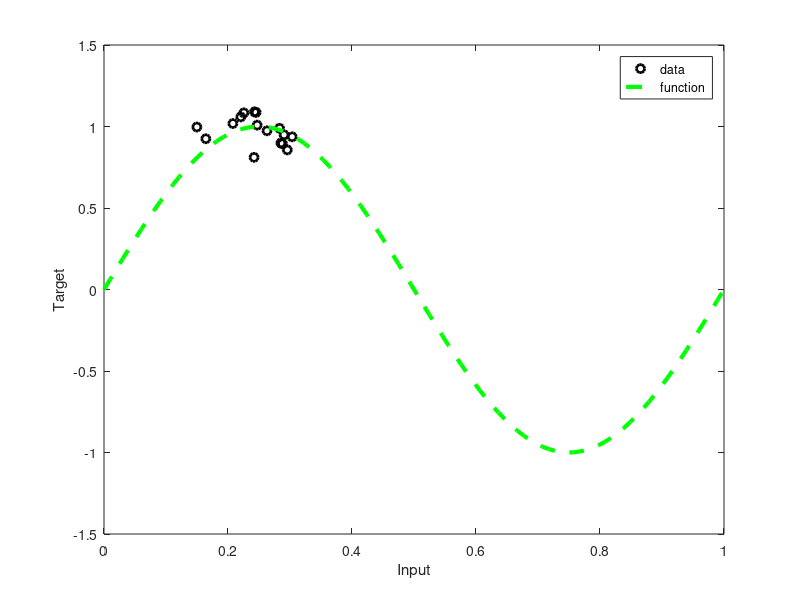

Recreate this plot in MATLAB. (Note: this script raises an error after producing the figure.)
% Modified version of demev1 from netlab
% We changed the plotting style slightly
% and got rid of the annoying pause statements, so the script can be run
% without user intervention


disp('This demonstration illustrates the application of Bayesian')
disp('re-estimation to determine the hyperparameters in a simple regression')
disp('problem. It is based on a local quadratic approximation to a mode of')
disp('the posterior distribution and the evidence maximization framework of')
disp('MacKay.')
disp(' ')
disp('First, we generate a synthetic data set consisting of a single input')
disp('variable x sampled from a Gaussian distribution, and a target variable')
disp('t obtained by evaluating sin(2*pi*x) and adding Gaussian noise.')



% Generate the matrix of inputs x and targets t.

ndata = 16;			% Number of data points.
noise = 0.1;			% Standard deviation of noise distribution.
randn('state', 0);
x = 0.25 + 0.07*randn(ndata, 1);
t = sin(2*pi*x) + noise*randn(size(x));

% Plot the data and the original sine function.
h = figure;
nplot = 200;
plotvals = linspace(0, 1, nplot)';
plot(x, t, 'ok', 'linewidth', 2)
xlabel('Input')
ylabel('Target')
hold on
axis([0 1 -1.5 1.5])
%fplot('sin(2*pi*x)', [0 1], '--g');
xs = linspace(0, 1, 100);
plot(xs, sin(2*pi*xs), '--g', 'linewidth', 3);
legend('data', 'function');




disp('Next we create a two-layer MLP network having 3 hidden units and one')
disp('linear output. The model assumes Gaussian target noise governed by an')
disp('inverse variance hyperparmeter beta, and uses a simple Gaussian prior')
disp('distribution governed by an inverse variance hyperparameter alpha.')
disp(' ');
disp('The network weights and the hyperparameters are initialised and then')
disp('the weights are optimized with the scaled conjugate gradient')
disp('algorithm using the SCG function, with the hyperparameters kept')
disp('fixed. After a maximum of 500 iterations, the hyperparameters are')
disp('re-estimated using the EVIDENCE function. The process of optimizing')
disp('the weights with fixed hyperparameters and then re-estimating the')
disp('hyperparameters is repeated for a total of 3 cycles.')
disp(' ')



% Set up network parameters.
nin = 1;		% Number of inputs.
nhidden = 3;		% Number of hidden units.
nout = 1;		% Number of outputs.
alpha = 0.01;		% Initial prior hyperparameter. 
beta_init = 50.0;	% Initial noise hyperparameter.

% Create and initialize network weight vector.
net = mlp(nin, nhidden, nout, 'linear', alpha, beta_init);

% Set up vector of options for the optimiser.
nouter = 3;			% Number of outer loops.
ninner = 1;			% Number of innter loops.
options = zeros(1,18);		% Default options vector.
options(1) = 1;			% This provides display of error values.
options(2) = 1.0e-7;		% Absolute precision for weights.
options(3) = 1.0e-7;		% Precision for objective function.
options(14) = 500;		% Number of training cycles in inner loop. 

% Train using scaled conjugate gradients, re-estimating alpha and beta.
for k = 1:nouter
  net = netopt(net, options, x, t, 'scg');
  [net, gamma] = evidence(net, x, t, ninner);
  fprintf(1, '\nRe-estimation cycle %d:\n', k);
  fprintf(1, '  alpha =  %8.5f\n', net.alpha);
  fprintf(1, '  beta  =  %8.5f\n', net.beta);
  fprintf(1, '  gamma =  %8.5f\n\n', gamma);
  disp(' ')
end

fprintf(1, 'true beta: %f\n', 1/(noise*noise));

disp(' ')
disp('Network training and hyperparameter re-estimation are now complete.') 
disp('Compare the final value for the hyperparameter beta with the true') 
disp('value.')
disp(' ')
disp('Notice that the final error value is close to the number of data')
disp(['points (', num2str(ndata),') divided by two.'])
disp(' ')
disp('We can now plot the function represented by the trained network. This')
disp('corresponds to the mean of the predictive distribution. We can also')
disp('plot ''error bars'' representing one standard deviation of the')
disp('predictive distribution around the mean.')
disp(' ')



% Evaluate error bars.
[y, sig2] = netevfwd(mlppak(net), net, x, t, plotvals);
sig = sqrt(sig2);

% Plot the data, the original function, and the trained network function.
[y, z] = mlpfwd(net, plotvals);
figure(h); hold on;
plot(plotvals, y, '-r', 'linewidth', 3)
xlabel('Input')
ylabel('Target')
plot(plotvals, y + sig, ':b');
plot(plotvals, y - sig, ':b');
legend('data', 'function', 'network', 'error bars');

disp(' ')
disp('Notice how the confidence interval spanned by the ''error bars'' is')
disp('smaller in the region of input space where the data density is high,')
disp('and becomes larger in regions away from the data.')
disp(' ')


printPmtkFigure('demoEvidenceReg')

%pause; clc; close(h); 
